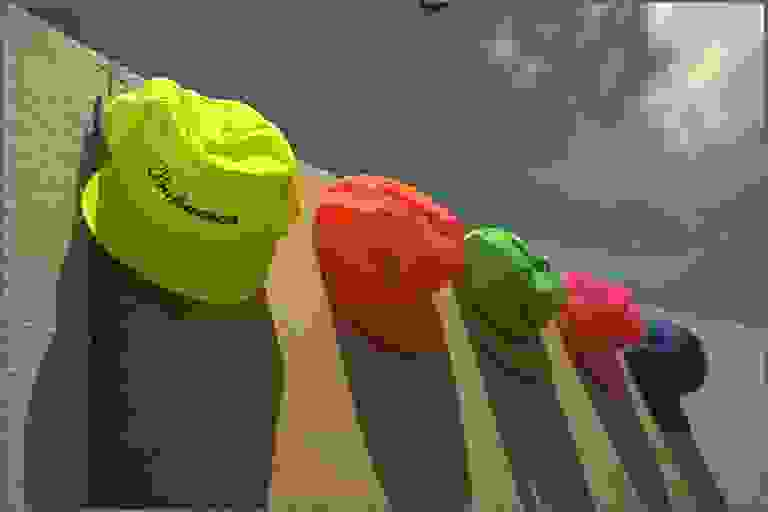
#> input picture images/img126.bmp, 768 x 512 px, found by its file name
$ python Absolute_SSIM.py
#> lines starting #> are read from the running program, lines starting #| are printed output that depends on the picture
#> further down, img2 is the input picture: shape (512, 768, 3); mean B, G, R 78.6, 103, 109.2
# Github link: https://github.com/mirfan35/Absolute-SSIM.
# Documentation: http://arqiipubl.com/ojs/index.php/AMS_Journal/article/download/328/130.

import cv2
import numpy as np

##################################################################################
# mssim from cv2 (https://docs.opencv.org/4.x/d5/dc4/tutorial_video_input_psnr_ssim.html)
##################################################################################
def MSSISM(i1, i2, win=11, ret_map=False):
#> called with win = 11, ret_map = False
    C1 = 6.5025
    C2 = 58.5225
    # INITS
    I1 = np.float64(i1) # cannot calculate on one byte large values
    I2 = np.float64(i2)
    I2_2 = I2 * I2 # I2^2
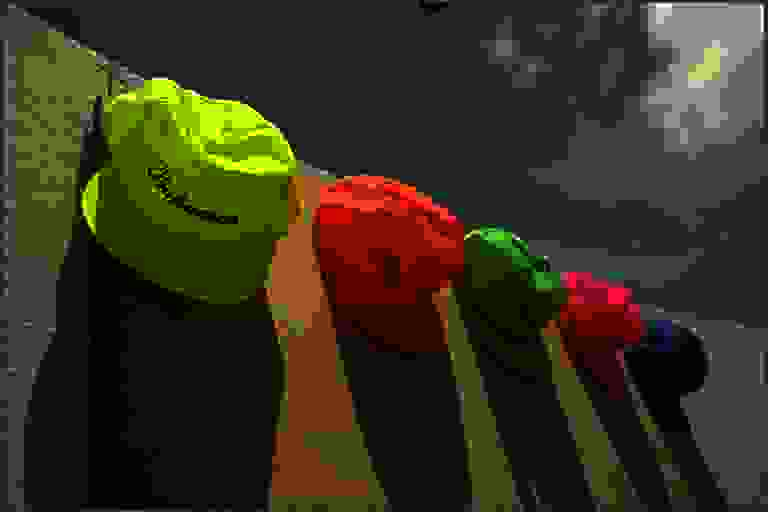
#> I2_2: shape (512, 768, 3) float64; mean B, G, R 7980.8, 12520.4, 13933.3; drawn with min black and max white
    I1_2 = I1 * I1 # I1^2
    I1_I2 = I1 * I2 # I1 * I2
#> I1_I2: shape (512, 768, 3) float64; every value is NaN or infinite
    # END INITS
    # PRELIMINARY COMPUTING
    mu1 = cv2.GaussianBlur(I1, (win, win), 1.5)
    mu2 = cv2.GaussianBlur(I2, (win, win), 1.5)
    mu1_2 = mu1 * mu1
    mu2_2 = mu2 * mu2
#> (the run stopped early here; a loop or call above may not have finished)
